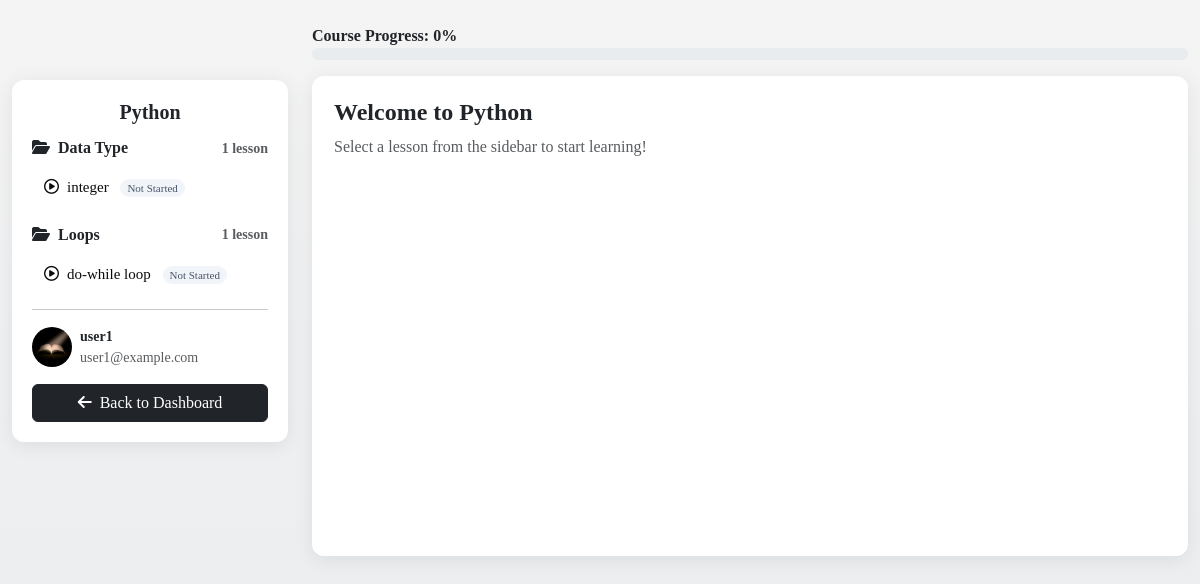
Page /lms/course_learn/1 (signed in) on the committed database.
### lms/models.py (models this page shows, shortened)
class Course(models.Model):
    LEVEL_CHOICES = [
        ('beginner', 'Beginner'),
        ('intermediate', 'Intermediate'),
        ('advanced', 'Advanced'),
    ]
    title = models.CharField(max_length=200)
    description = models.TextField()
    instructor = models.ForeignKey(User, on_delete=models.CASCADE, related_name='courses_taught')
    category = models.ForeignKey(CourseCategory, on_delete=models.SET_NULL, null=True)
    level = models.CharField(max_length=20, choices=LEVEL_CHOICES, default='beginner')
    price = models.DecimalField(max_digits=10, decimal_places=2, default=0.00)
    duration_hours = models.PositiveIntegerField(default=0)
    thumbnail = models.ImageField(upload_to='course_thumbnails/', blank=True, null=True)
    is_published = models.BooleanField(default=False)
    created_at = models.DateTimeField(auto_now_add=True)
    updated_at = models.DateTimeField(auto_now=True)

class Module(models.Model):
    course = models.ForeignKey(Course, on_delete=models.CASCADE, related_name='modules')
    title = models.CharField(max_length=200)
    description = models.TextField(blank=True)
    order = models.PositiveIntegerField(default=0)
    created_at = models.DateTimeField(auto_now_add=True)
    class Meta:
        ordering = ['order']

class Lesson(models.Model):
    course = models.ForeignKey(Course, on_delete=models.CASCADE, related_name='course_lessons', blank=True, null=True)
    module = models.ForeignKey(Module, on_delete=models.CASCADE, related_name='module_lessons')
    title = models.CharField(max_length=200)
    content = models.TextField()
    video = models.FileField(upload_to='lessons/videos', blank=True, null=True)
    pdf_material = models.FileField(upload_to='lessons/pdfs', blank=True, null=True)
    duration_minutes = models.PositiveIntegerField(default=0)
    order = models.PositiveIntegerField(default=0)
    created_at = models.DateTimeField(auto_now_add=True)
    class Meta:
        ordering = ['order']
        unique_together = ('module', 'title')

### lms/views.py (the view, shortened to what this page needs)
# urls.py: path('course_learn/<int:course_id>', course_learn, name='course_learn'),
@login_required
def course_learn(request, course_id, lesson_id=None):
    course = get_object_or_404(Course, pk=course_id)
    modules = course.modules.prefetch_related('module_lessons')
    user_progress_qs = LessonProgress.objects.filter(student=request.user, lesson__module__course=course)
    progress_map = {p.lesson_id: p.status for p in user_progress_qs}
    all_lessons = Lesson.objects.filter(module__course=course)
    total_lessons = all_lessons.count()
    completed_lessons = sum(1 for l in all_lessons if progress_map.get(l.id) == 'completed')
    progress_percent = round((completed_lessons / total_lessons) * 100) if total_lessons > 0 else 0
    selected_lesson = None
    context = {
        'course': course,
        'modules': modules,
        'selected_lesson': selected_lesson,
        'progress_percent': progress_percent,
        'progress_map': progress_map,
        'completed_lessons': completed_lessons,
        'total_lessons': total_lessons,
    }
    return render(request, 'course_learn.html', context)

### lms/templatetags/custom_filters.py (called while the page is built)
@register.filter
def dict_key(d, key):
    return d.get(key)

### templates/course_learn.html (shortened to what this page needs)
{% load static %}
{% load custom_filters %}
<!DOCTYPE html>
<html lang="en">
<head>
  <link href="https://cdn.jsdelivr.net/npm/bootstrap@5.3.3/dist/css/bootstrap.min.css" rel="stylesheet">
  <link rel="stylesheet" href="https://cdnjs.cloudflare.com/ajax/libs/font-awesome/6.5.0/css/all.min.css">
</head>
<body>
<div class="container-fluid py-4">
  <div class="row gx-4">
    <div class="col-lg-3 mb-4">
      <div class="sidebar">
        <h5>{{ course.title }}</h5>
        {% for module in modules %}
        <div class="mb-3">
          <div class="module-title">
            <span><i class="fa-solid fa-folder-open me-2"></i>{{ module.title }}</span>
            <small class="text-muted">{{ module.module_lessons.count }} lesson{% if module.module_lessons.count != 1 %}s{% endif %}</small>
          </div>
          <ul class="list-unstyled mt-2 mb-0">
            {% for lesson in module.module_lessons.all %}
            <li>
              <a href="{% url 'lesson_detail' lesson.id %}" class="lesson-link {% if selected_lesson and selected_lesson.id == lesson.id %}active{% endif %}">
                <i class="fa-regular fa-circle-play me-2"></i>{{ lesson.title }}
                {% if progress_map|dict_key:lesson.id == 'Completed' %}
                  <span class="lesson-badge lesson-status-completed">Completed</span>
                {% elif progress_map|dict_key:lesson.id == 'In Progress' %}
                  <span class="lesson-badge lesson-status-inprogress">In Progress</span>
                {% else %}
                  <span class="lesson-badge lesson-status-notstarted">Not Started</span>
                {% endif %}
              </a>
            </li>
            {% endfor %}
          </ul>
        </div>
        {% empty %}
        <p class="text-muted small text-center">No modules available.</p>
        {% endfor %}
        <hr>
        <div class="d-flex align-items-center small mb-3">
          {% if course.instructor.profile_image %}
            <img src="{{ course.instructor.profile_image.url }}" width="40" height="40" class="rounded-circle me-2">
          {% else %}
            <img src="{% static 'images/pic1.jpg' %}" width="40" height="40" class="rounded-circle me-2">
          {% endif %}
          <div>
            <strong>{{ course.instructor.get_full_name }}</strong><br>
            <span class="text-muted">{{ course.instructor.email }}</span>
          </div>
        </div>
        <a href="{% url 'student_dashboard' %}" class="btn btn-dark w-100"><i class="fa-solid fa-arrow-left me-2"></i>Back to Dashboard</a>
      </div>
    </div>
    <div class="col-lg-9">
      <div class="mb-3">
        <label class="fw-semibold">Course Progress: {{ progress_percent }}%</label>
        <div class="progress" style="height:12px;">
        </div>
      </div>
      <div class="content-card">
        {% if selected_lesson %}
          <h4 class="fw-bold">{{ selected_lesson.title }}</h4>
          {% if selected_lesson.video %}
          <div class="mb-3">
            <video id="lessonVideo" controls width="100%" class="rounded">
              <source src="{{ selected_lesson.video.url }}" type="video/mp4">
            </video>
          </div>
          {% endif %}
          {% if selected_lesson.pdf_material %}
          <a href="{{ selected_lesson.pdf_material.url }}" target="_blank" class="btn btn-outline-primary mb-3">
            <i class="fa-regular fa-file-pdf me-2"></i>View PDF / Download
          </a>
          {% endif %}
          <div class="mt-3">{{ selected_lesson.content|safe }}</div>
          {% if selected_lesson.id %}
          <form action="{% url 'mark_lesson_completed' selected_lesson.id %}" method="POST">
            {% csrf_token %}
            <button class="btn btn-success mt-3">
              <i class="fa-solid fa-check me-2"></i>Mark Lesson Completed
            </button>
          </form>
          {% endif %}
        {% else %}
          <h4 class="fw-bold">Welcome to {{ course.title }}</h4>
          <p class="text-muted">Select a lesson from the sidebar to start learning!</p>
        {% endif %}
      </div>
    </div>
  </div>
</div>
</body>
</html>

### templates/course_learn.html (style rules this page uses)
body { font-family: "Times New Roman", Tahoma, Geneva, Verdana, sans-serif; background: linear-gradient(to bottom, #f4f4f4, #e9ecef); margin:0; min-height:100vh; }
.sidebar { background-color:#fff; border-radius:12px; box-shadow:0 4px 20px rgba(0,0,0,0.08); padding:20px; height:calc(100vh-90px); overflow-y:auto; position:sticky; top:80px; }
.sidebar h5 { font-weight:600; text-align:center; margin-bottom:12px; }
.module-title { font-weight:600; margin-top:12px; display:flex; justify-content:space-between; align-items:center; }
.lesson-link { display:block; padding:8px 12px; border-radius:6px; color:#0c0b0b; text-decoration:none; font-size:15px; margin-bottom:6px; transition: all 0.2s ease; }
.lesson-badge { font-size:11px; padding:3px 7px; border-radius:999px; margin-left:8px; }
.lesson-status-notstarted { background:#f1f5f9; color:#475569; }
.content-card { background-color:#fff; border-radius:12px; box-shadow:0 4px 20px rgba(0,0,0,0.08); padding:22px; min-height:60vh; transition: transform 0.2s ease; }

### rows in the picture
Course: title "Python", instructor.get_full_name "user1", instructor.email "user1@example.com"
Module: title "Data Type", module_lessons.count "1"
Lesson: title "integer", shows "Not Started"
Module: title "Loops", module_lessons.count "1"
Lesson: title "do-while loop", shows "Not Started"

### other values in the picture
{{ progress_percent }} "0"
